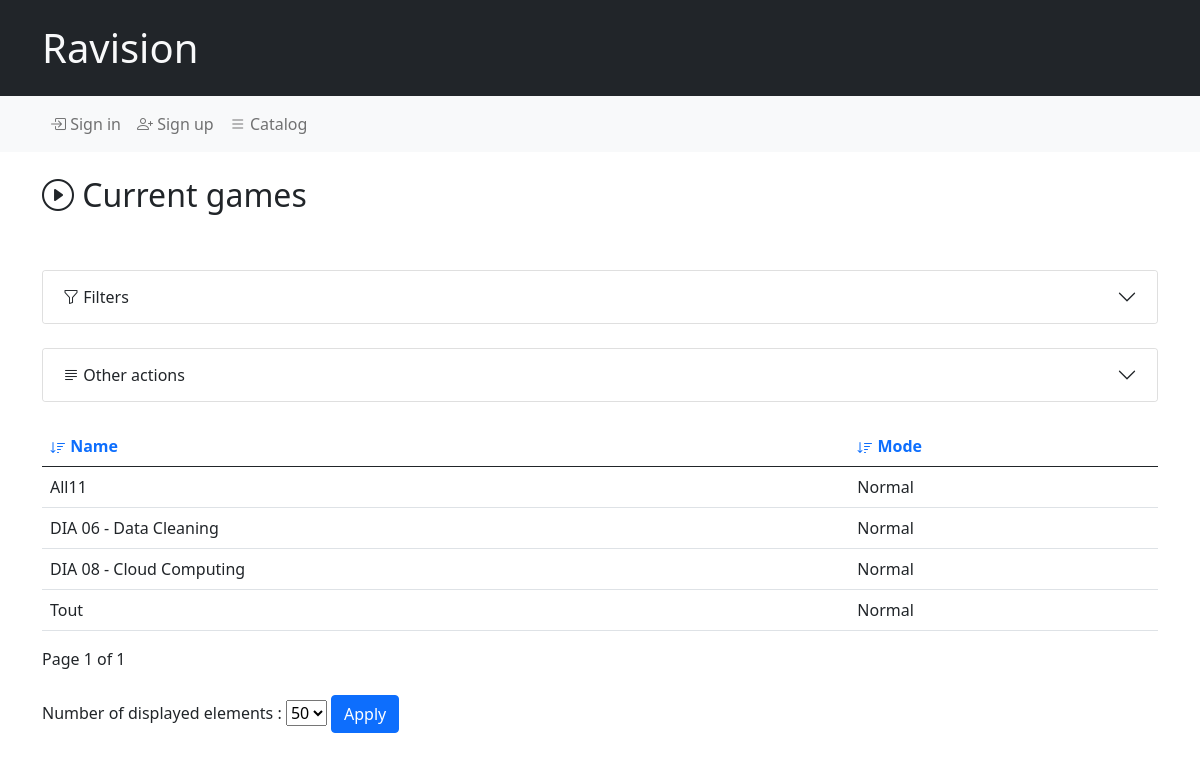
The app's page /quizz/quizzes/ with its own data.
### quizz/models.py (models this page shows, shortened)
class Quizz(models.Model):
    name = models.CharField(max_length = 255,default="")
    questions = models.ManyToManyField(Question, related_name='quizz_questions')
    mode = models.ForeignKey(QuizzMode, on_delete=models.CASCADE, default=1)
    hints = models.BooleanField(default=True)
    current_question = models.ForeignKey(Question, on_delete=models.SET_NULL, null=True, default=None, related_name='current_question')
    user = models.ForeignKey(User, on_delete=models.CASCADE, null=True)
    creation_date = models.DateField(null=True, default=None, blank=True)
    last_change_date = models.DateField(null=True, default=None, blank=True)
    timer = models.ForeignKey(TimerMode, on_delete=models.CASCADE, default=1)
    timer_task_id = models.CharField(max_length=255, null=True, blank=True)  # Stocke l'ID de la tâche Celery
    timeout = models.BooleanField(default=False)
    def as_dict(self):
        return {
            'name': self.name,
            'mode': self.mode.name,
        }

class QuizzMode(models.Model):
    name = models.CharField(max_length = 255,default="")

### quizz/views.py (the view)
# urls.py: path('quizzes/', views.quizzes, name='quizzes'),
def quizzes(request):
    filterForm = QuizzFilterForm(request.GET)
    quizzes = Quizz.objects.all()
    if filterForm.is_valid():
        quizzes = filterForm.filter_queryset(quizzes)
    quizzes = paginate_queryset(quizzes.order_by(f"{'-' if request.GET.get('order', 'asc') == 'desc' else ''}{request.GET.get('sort_by', 'name')}"), request, getChildrenPerPage(request))
    fields = {'name':_('Name'),'mode':_('Mode')}
    context = prepare_render_context('quizzes', filterForm, quizzes, request, fields, childurl='quizz', gameurl=None, property=False)
    return render(request, 'quizz/quizzes.html', context)

### quizz/forms.py (called while the page is built)
    def filter_queryset(self, queryset, **kwargs):
        filters = {}
        for field in self.fields:
            if self.cleaned_data.get(field):
                filters[f"{field}__icontains"] = self.cleaned_data.get(field)
        return queryset.filter(**filters, **kwargs)

### quizz/utils.py (called while the page is built)
def getChildrenPerPage(request):
    return request.GET.get('children_per_page', DEFAULT_PER_PAGE)

def paginate_queryset(queryset, request, per_page=10):
    paginator = Paginator(queryset, per_page)
    page_number = request.GET.get('page')
    try:
        return paginator.page(page_number)
    except PageNotAnInteger:
        return paginator.page(1)
    except EmptyPage:
        return paginator.page(paginator.num_pages)

### quizz/templates/quizz/quizzes.html
{% extends 'quizz/base.html' %}
{% load i18n %}
{% block content %}
<h2><i class="bi bi-play-circle"></i> {%trans "Current games"%}</h2>
{% include 'quizz/object.html' %}
{% endblock %}

### quizz/templates/quizz/object.html (shortened to what this page needs)
{% block content %}
{% load i18n %}
<br />
{% if forms.filter %}
<br />
<div class="accordion" id="filterAccordion2">
    <div class="accordion-item">
        <h2 class="accordion-header" id="filterHeading2">
            <button class="accordion-button collapsed" type="button" data-bs-toggle="collapse" data-bs-target="#filterCollapse2" aria-expanded="true" aria-controls="filterCollapse2">
                <i class="bi bi-funnel"></i>&nbsp;{%trans "Filters"%}
            </button>
        </h2>
    </div>
</div>
{% endif %}
<br />
<div class="accordion" id="filterAccordion3">
    <div class="accordion-item">
        <h2 class="accordion-header" id="filterHeading3">
            <button class="accordion-button collapsed" type="button" data-bs-toggle="collapse" data-bs-target="#filterCollapse3" aria-expanded="true" aria-controls="filterCollapse3">
                <i class="bi bi-justify-left"></i>&nbsp;{%trans "Other actions"%}
            </button>
        </h2>
    </div>
</div>
<br />
<table class="table">
    <thead>
        <tr>
            {% for field, label in fields.items %}
            <th>
                <a style="text-decoration:none" href="?sort_by={{ field }}&order={% if sort_by == field %}{% if order == 'desc' %}asc{% else %}desc{% endif %}{% else %}asc{% endif %}&children_per_page={{children_per_page}}">
                    <svg xmlns="http://www.w3.org/2000/svg" width="16" height="16" fill="currentColor" class="bi bi-sort-down{% if sort_by == field %} {% if order == 'desc' %}rotate180{% endif %}{% endif %}" viewBox="0 0 16 16">
                        <path d="M3.5 2.5a.5.5 0 0 0-1 0v8.793l-1.146-1.147a.5.5 0 0 0-.708.708l2 1.999.007.007a.497.497 0 0 0 .7-.006l2-2a.5.5 0 0 0-.707-.708L3.5 11.293zm3.5 1a.5.5 0 0 1 .5-.5h7a.5.5 0 0 1 0 1h-7a.5.5 0 0 1-.5-.5M7.5 6a.5.5 0 0 0 0 1h5a.5.5 0 0 0 0-1zm0 3a.5.5 0 0 0 0 1h3a.5.5 0 0 0 0-1zm0 3a.5.5 0 0 0 0 1h1a.5.5 0 0 0 0-1z"/>
                    </svg>
                 {{ label }}</a>
            </th>
            {% endfor %}
        </tr>
    </thead>
    <tbody>
        {% for object in children %}
        <tr class="object-row" data-url="{% url urls.child id=object.id%}">
            {% for key, value in object.as_dict.items %}
            <td>{{ value|default:"<span style='color: darkred;font-weight: bold;'>?</span>" }}</td>
            {% endfor %}
        </tr>
        {% endfor %}
    </tbody>
</table>
{% if children %}
<div class="pagination">
    <span class="step-links">
        <span class="current">
            {%trans "Page"%} {{ children.number }} {%trans "-page- of"%} {{ children.paginator.num_pages }}
        </span>
    </span>
</div>
<br />
<form method="get" action="{% if object.id %}{% url urls.action id=object.id%}{% else %}{% url urls.action %}{% endif %}">
    <label for="children_per_page">{%trans "Number of displayed elements"%} :</label>
    <select name="children_per_page" id="children_per_page">
        {% for option in amounts_of_children %}
            <option value="{{ option }}" {% if children_per_page == option %} selected {% endif %}>{{ option }}</option>
        {% endfor %}
    </select>
    <button type="submit" class="btn btn-primary">{%trans "Apply"%}</button>
</form>
<br />
{% endif %}
{% endblock %}

### records on screen
Quizz: as_dict "All11"
QuizzMode: as_dict "Normal" "Normal" "Normal" "Normal"
Quizz: as_dict "DIA 06 - Data Cleaning"
Quizz: as_dict "DIA 08 - Cloud Computing"
Quizz: as_dict "Tout"

### other values on screen
{{ label }} "Name" "Mode"
{{ children.number }} "1"
{{ children.paginator.num_pages }} "1"
form field children_per_page "50"
